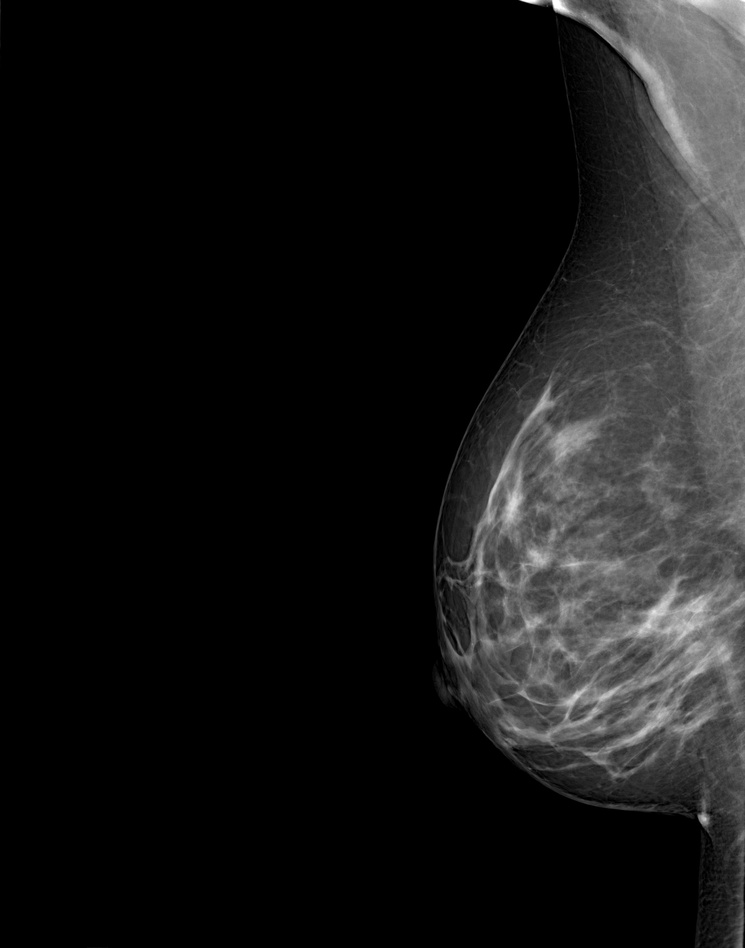
#> input picture dataset_breast_cancer_augmented/normal/10_flipped.jpg, 745 x 948 px, shrunk from 2816 x 3584 before the run, found by its file name; its folder holds 4 pictures in this run
$ jupyter execute augment.ipynb
#> lines starting #> are read from the running program, lines starting #| are printed output that depends on the picture
[cell 1]
import os
from PIL import Image

[cell 2]
FOLDER_PATH = r'C:\Users\Axioo Pongo\Documents\GitHub\breast-cancer-rf\dataset_breast_cancer_augmented\normal'
OUTPUT_PATH = r'C:\Users\Axioo Pongo\Documents\GitHub\breast-cancer-rf\dataset_breast_cancer_augmented\normal'

[cell 3]
for i, filename in enumerate(os.listdir(FOLDER_PATH)):
    # Open the image
    img = Image.open(os.path.join(FOLDER_PATH, filename))
#> img is the input picture: PIL image 745x948 RGB; min 0, max 255, mean 23.3

    if img.mode == 'RGBA':
        img = img.convert('RGB')

    # Flip the image horizontally
    flipped_img = img.transpose(Image.FLIP_LEFT_RIGHT)
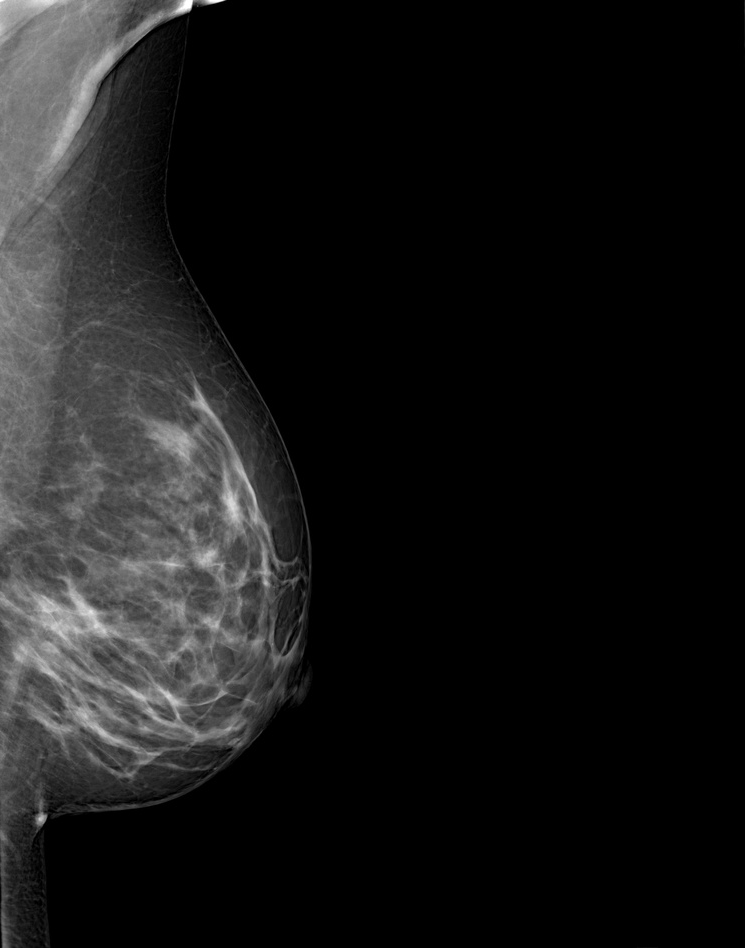
#> flipped_img: PIL image 745x948 RGB; min 0, max 255, mean 23.3

    # Save the flipped image to the output directory
    flipped_img.save(os.path.join(OUTPUT_PATH, f'{i}_flipped.jpg'))
#> pass 2 of the loop `for i, filename in enumerate(os.listdir(FOLDER_PATH)):`:
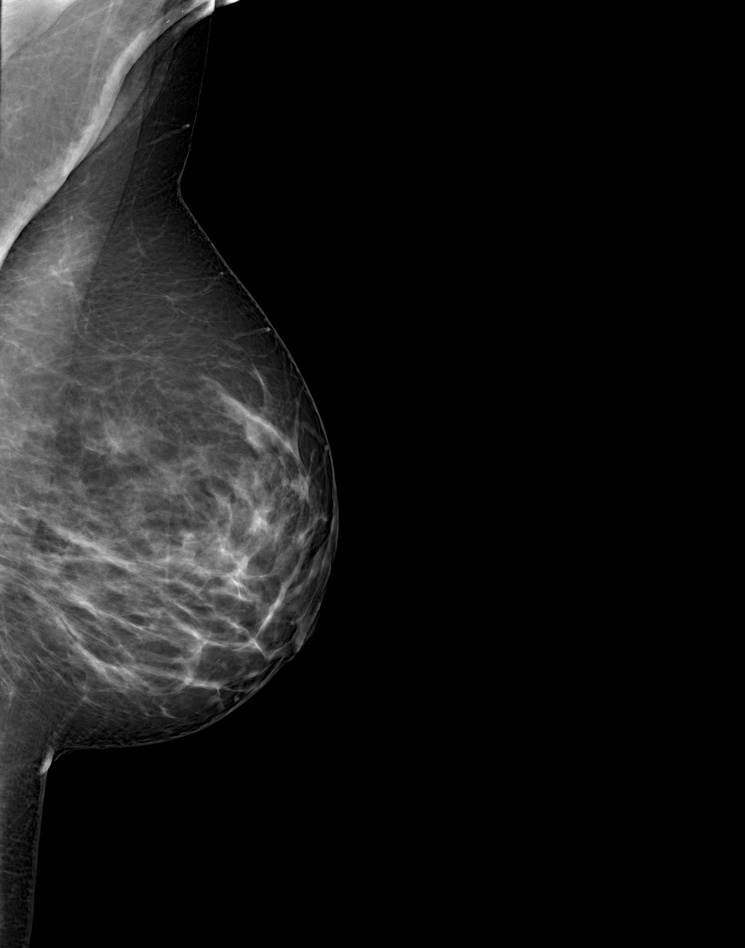
#> input picture dataset_breast_cancer_augmented/normal/11_flipped.jpg, 745 x 948 px, shrunk from 2816 x 3584 before the run, found by its file name
#> img is the input picture: PIL image 745x948 RGB; min 0, max 255, mean 23.3
#> `flipped_img = img.transpose(Image.FLIP_LEFT_RIGHT)`:
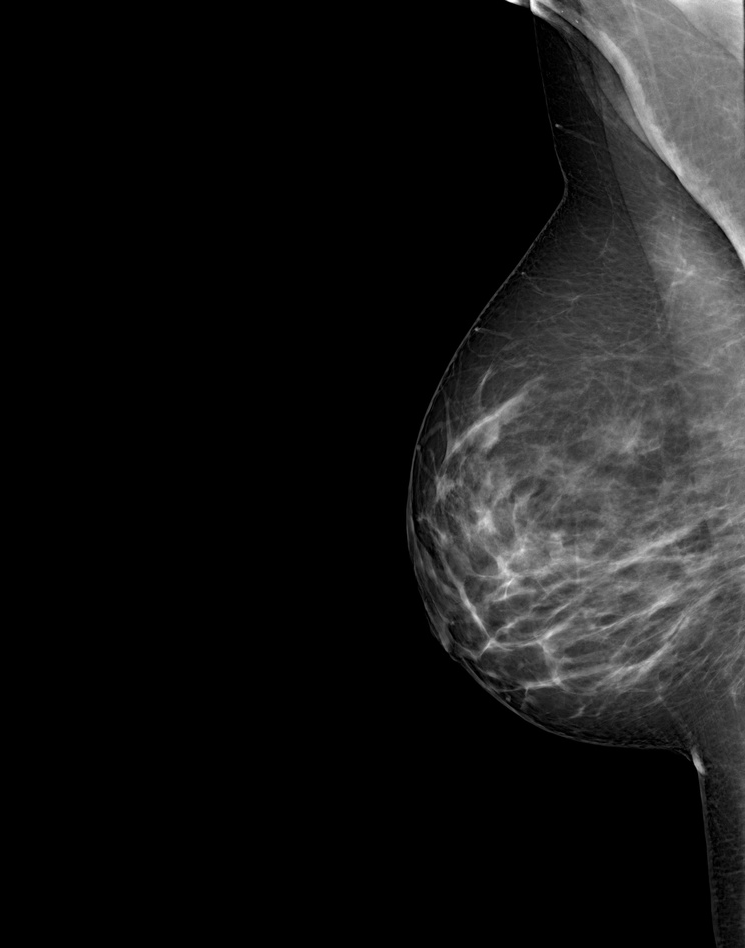
#> flipped_img: PIL image 745x948 RGB; min 0, max 255, mean 23.3
#> pass 3 of the loop `for i, filename in enumerate(os.listdir(FOLDER_PATH)):`:
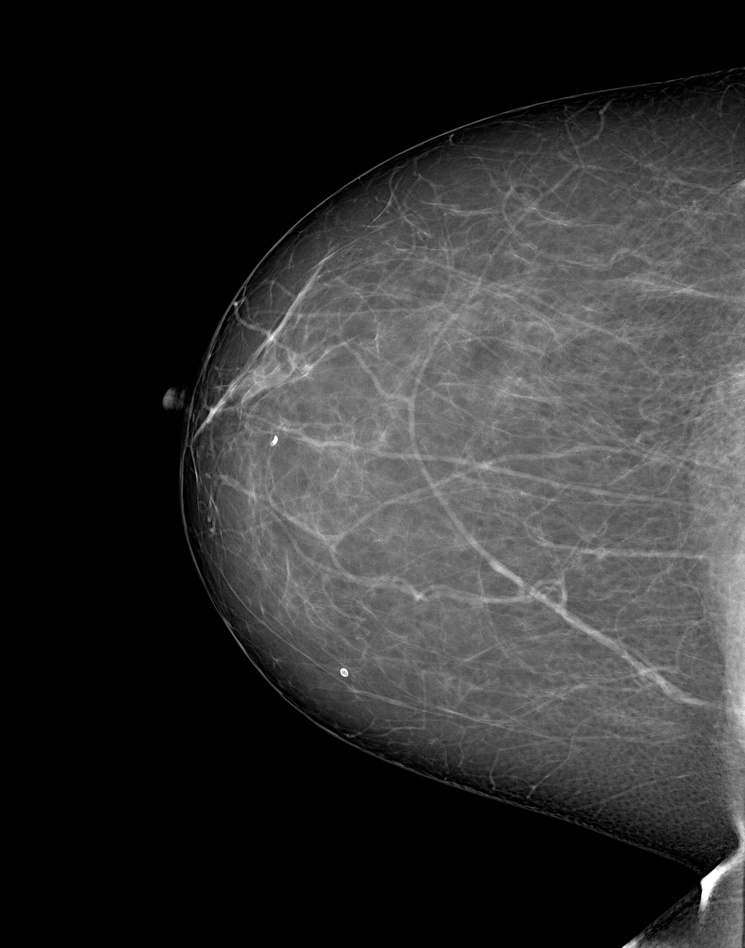
#> input picture dataset_breast_cancer_augmented/normal/12_flipped.jpg, 745 x 948 px, shrunk from 2816 x 3584 before the run, found by its file name
#> img is the input picture: PIL image 745x948 RGB; min 0, max 255, mean 47.1
#> `flipped_img = img.transpose(Image.FLIP_LEFT_RIGHT)`:
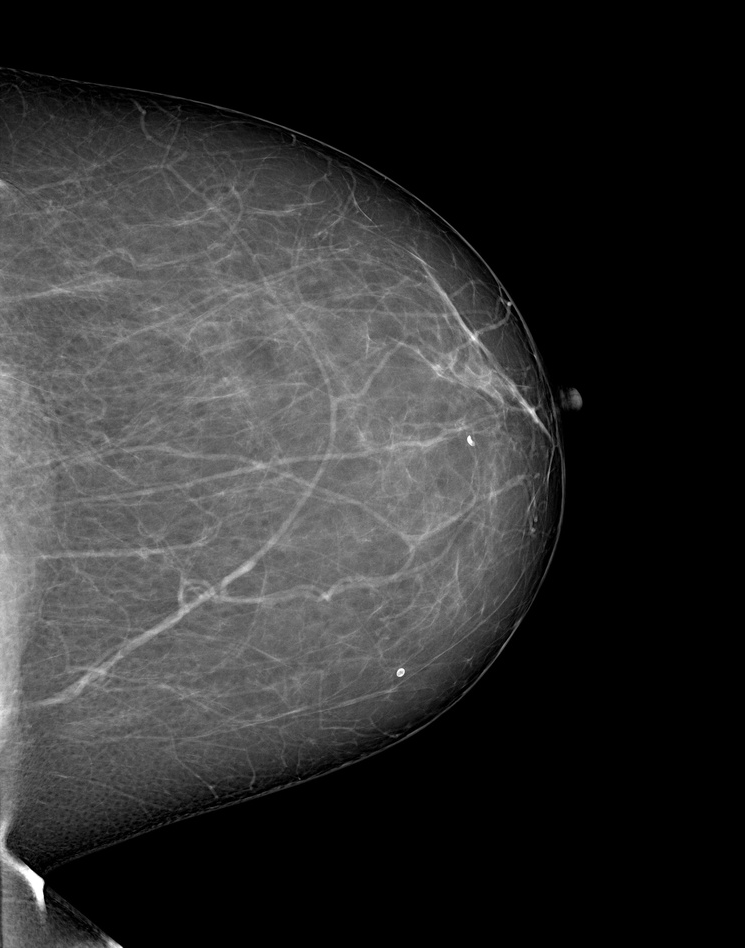
#> flipped_img: PIL image 745x948 RGB; min 0, max 255, mean 47.1
#> the loop made 4 passes; the first 3 are shown

#         # Flip the image vertically
#     flipped_img = img.transpose(Image.FLIP_TOP_BOTTOM)

#     # Save the flipped image to the output directory
#     flipped_img.save(os.path.join(OUTPUT_PATH, f'{i}_flipped_vertically.jpg'))
